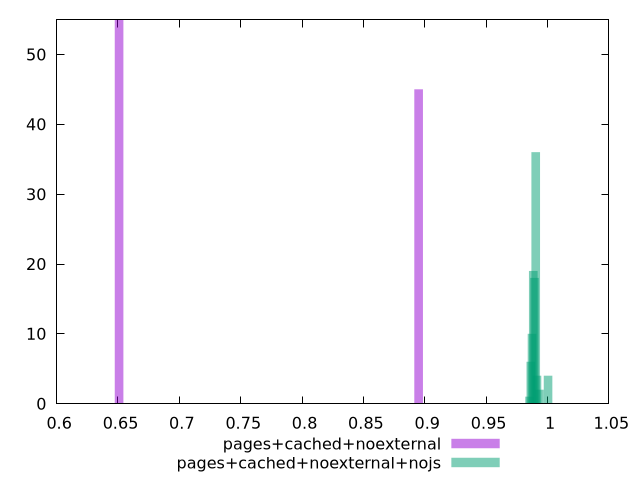

Recreate this plot in gnuplot.
$_pagesCachedNoexternal <<EOF
0.6508912599374552 55
0.8949754824140009 45
EOF
$_pagesCachedNoexternalNojs <<EOF
0.9893942114079629 18
0.9903986725362958 36
0.9934120559212947 2
0.9914031336646287 4
0.9883897502796299 19
0.987385289151297 10
0.986380828022964 6
1.0004432838196253 4
0.985376366894631 1
EOF
set key outside below
set terminal pngcairo
set output "report_00005_2020-11-02T22-26-11.212Z/render-blocking-resources/render-blocking-resources_pages+cached+noexternal_pages+cached+noexternal+nojs+hist.png"
set boxwidth 0.006991040477643402
set style fill transparent solid 0.5 noborder
set yrange [0:55]
plot $_pagesCachedNoexternal title "pages+cached+noexternal" with boxes ,$_pagesCachedNoexternalNojs title "pages+cached+noexternal+nojs" with boxes ,
